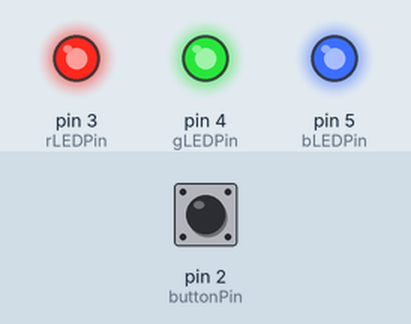
A sketch run on a simulated Arduino Uno, built with avr-gcc and run on an emulated ATmega328P. On the bench: output pins drawn as LEDs (lit = HIGH). The test bench sets the inputs (shaded band); at power-on: pin 2 (buttonPin) HIGH.

Above: at 1.2 s.
1.3 s: pin 2 (buttonPin) pulled LOW for 1 s
At 3.2 s:
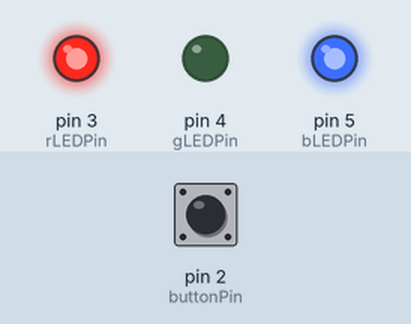
4.3 s: pin 2 (buttonPin) pulled LOW for 0.15 s
At 4.9 s:
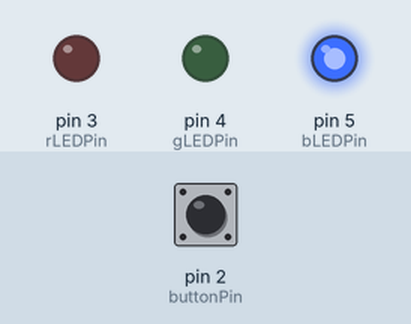
6.0 s: pin 2 (buttonPin) pulled LOW for 3.2 s
At 6.4 s:
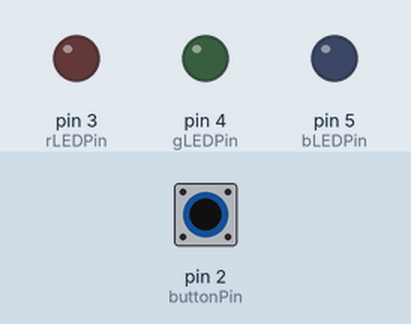
Timing chart, 0 to 10.7 s (numbered marks = the images above; inputs shaded):
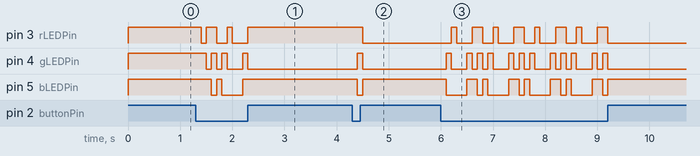

The sketch:

4_switch_button.ino
```cpp
const int buttonPin=2;
const int rLEDPin=3;
const int gLEDPin=4;
const int bLEDPin=5;


int buttonState=0; //variable for reading the pushbutton state
int ledcolor=0;

// the setup function runs once when you press reset or power the board
void setup() {
  pinMode(rLEDPin, OUTPUT);
  pinMode(gLEDPin, OUTPUT);
  pinMode(bLEDPin, OUTPUT);
  pinMode(buttonPin,INPUT);
}

// the loop function runs over and over again forever
void loop() {
  //read the state of the pushbutton value
  buttonState=digitalRead(buttonPin);

  //check if the pushbutton is pressed (if yes it is LOW)
  if (buttonState==LOW){
    //turn led on
    ledcolor=ledcolor+1;
    delay(100);
  }
  if (ledcolor==0){
    digitalWrite(rLEDPin, HIGH);
    digitalWrite(gLEDPin, HIGH);
    digitalWrite(bLEDPin, HIGH);
  }
  else if (ledcolor==1){
    //red
    digitalWrite(rLEDPin, LOW);
    digitalWrite(gLEDPin, HIGH);
    digitalWrite(bLEDPin, HIGH);
  }
  else if (ledcolor==2){
    //green
    digitalWrite(rLEDPin, HIGH);
    digitalWrite(gLEDPin, LOW);
    digitalWrite(bLEDPin, HIGH);
  }
  else if (ledcolor==3){
    //blue
    digitalWrite(rLEDPin, HIGH);
    digitalWrite(gLEDPin, HIGH);
    digitalWrite(bLEDPin, LOW);
  }
  else if (ledcolor==4){
    //pink
    digitalWrite(rLEDPin, LOW);
    digitalWrite(gLEDPin, LOW);
    digitalWrite(bLEDPin, HIGH);
  }
  else if (ledcolor==5){
    //purple
    digitalWrite(rLEDPin, LOW);
    digitalWrite(gLEDPin, HIGH);
    digitalWrite(bLEDPin, LOW);
  }
  else if (ledcolor==6){
    //green
    digitalWrite(rLEDPin, HIGH);
    digitalWrite(gLEDPin, LOW);
    digitalWrite(bLEDPin, LOW);
  }
  else if (ledcolor==7){
    //green
    digitalWrite(rLEDPin, LOW);
    digitalWrite(gLEDPin, LOW);
    digitalWrite(bLEDPin, LOW);
  }
  else if (ledcolor==8){
    ledcolor=0;
  }
}
```

Measured:
- after the input at 1.3 s, pin 3 (rLEDPin): goes LOW 0.10 s, HIGH 0.20 s, LOW 0.20 s, HIGH 0.10 s, LOW 0.30 s, then HIGH, starting after 0.10 s; pin 4 (gLEDPin): goes LOW 0.10 s, HIGH 0.10 s, LOW 0.10 s, HIGH 0.10 s, LOW 0.30 s, HIGH 0.10 s, then LOW, starting after 0.20 s
- after the input at 4.3 s, pin 3 (rLEDPin): HIGH → LOW after 0.20 s; pin 4 (gLEDPin): LOW → HIGH after 0.10 s, → LOW 0.10 s later; pin 5 (bLEDPin): HIGH → LOW after 0.10 s, → HIGH 0.10 s later
- after the input at 6.0 s, pin 3 (rLEDPin): LOW → HIGH after 0.20 s, then repeats every 0.80 s: LOW 0.30 s, HIGH 0.20 s, LOW 0.20 s, HIGH 0.10 s, until it stays LOW from 9.2 s; pin 4 (gLEDPin): LOW → HIGH after 0.10 s, then repeats every 0.80 s: LOW 0.30 s, 2 × (HIGH 0.10 s, LOW 0.10 s), HIGH 0.10 s, until it stays LOW from 9.2 s
